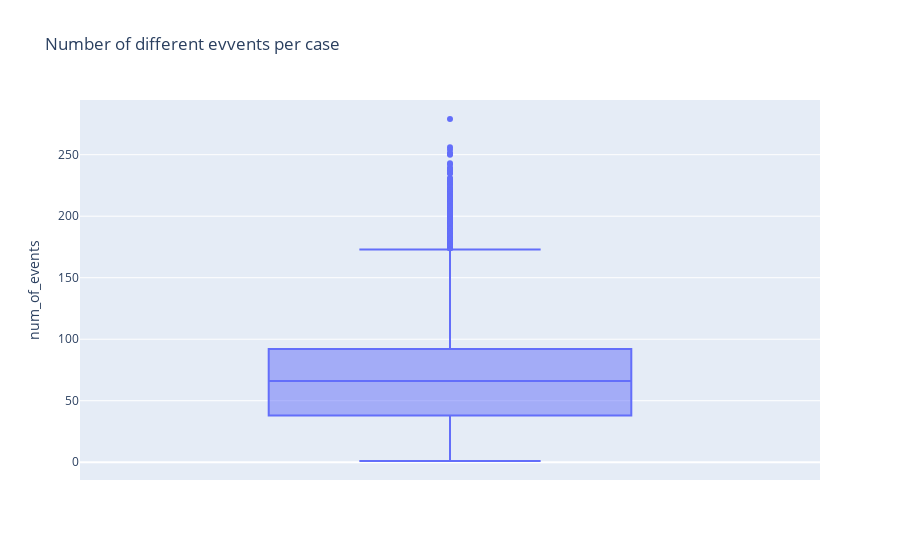

Source (notebook cell):
### Code cell
fig = px.box(dataset_events_per_case, y="num_of_events", title="Number of different evvents per case",height=700)
fig.show()

### Figure 1 — Plotly figure (JSON) as saved in the notebook; plotly's stock layout.template omitted (floating-point values rounded to 4 significant figures; data arrays with more than 128 entries replaced by an {"elided": "..."} marker saying what was removed)
{"data": [{"alignmentgroup": "True", "hovertemplate": "num_of_events=%{y}<extra></extra>", "legendgroup": "", "marker": {"color": "#636efa"}, "name": "", "notched": false, "offsetgroup": "", "orientation": "v", "showlegend": false, "type": "box", "x0": " ", "xaxis": "x", "y": {"elided": "13193 int values"}, "y0": " ", "yaxis": "y"}], "layout": {"autosize": true, "boxmode": "group", "legend": {"tracegroupgap": 0}, "title": {"text": "Number of different evvents per case"}, "xaxis": {"anchor": "y", "autorange": true, "domain": [0, 1], "range": [-0.5, 0.5], "type": "category"}, "yaxis": {"anchor": "x", "autorange": true, "domain": [0, 1], "range": [-14.44, 294.4], "title": {"text": "num_of_events"}, "type": "linear"}}}
